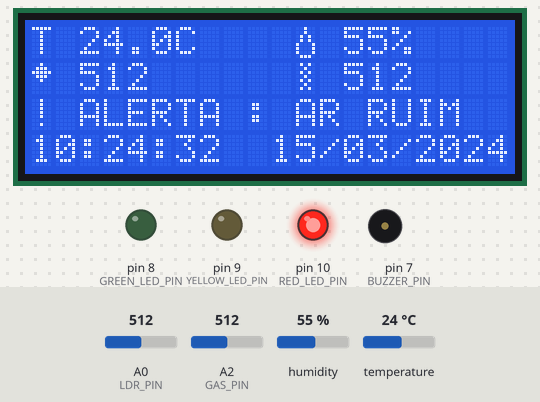
Bench run of a sketch on a simulated Arduino Uno, built with avr-gcc and run on an emulated ATmega328P. Parts: 20×4 character LCD, output pins drawn as LEDs (lit = HIGH), buzzer (waves = sounding, pin HIGH). The inputs (shaded band) are chosen by the test bench; at power-on: A2 (GAS_PIN) = 512, humidity 55 %, temperature 24 °C, A0 (LDR_PIN) = 512. The local clock reads 2024-03-15 10:24:30 at power-on unless the sketch sets it; what the sketch prints to the serial monitor is not drawn.

Above: at 3.3 s.
3.4 s: A2 (GAS_PIN) set to 414
At 6.3 s:
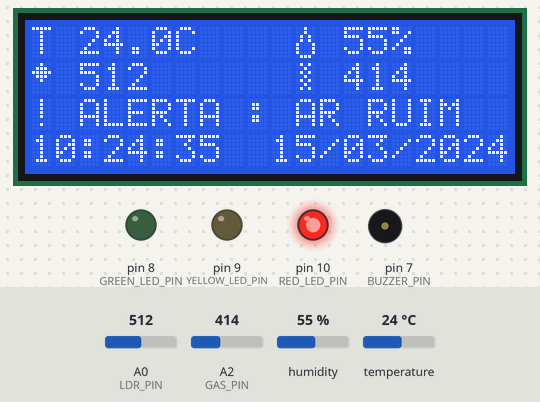
9.2 s: A2 (GAS_PIN) set to 385
At 12.0 s:
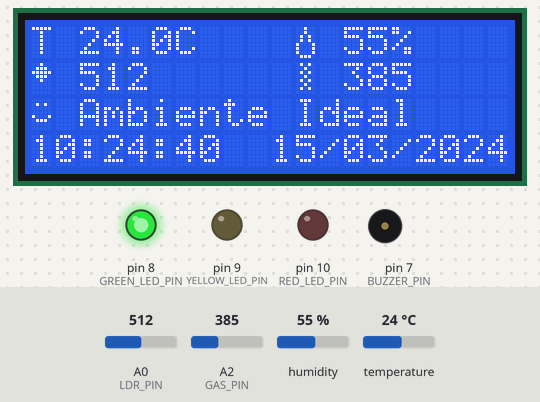
16.3 s: humidity set to 41 %
At 17.9 s:
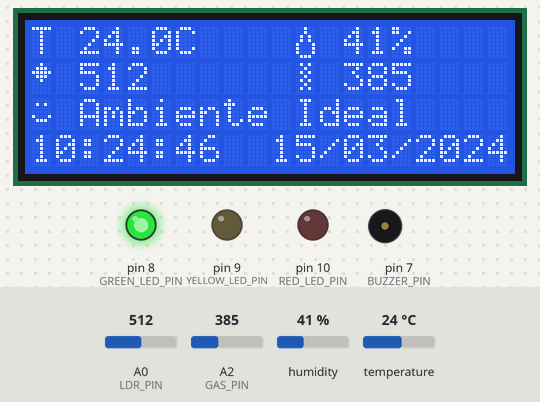
20.4 s: humidity set to 38 %
At 21.5 s:
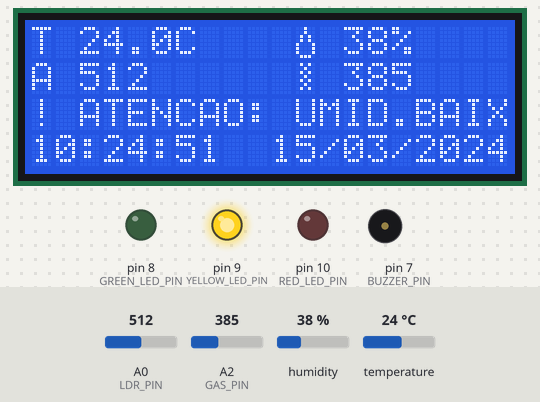
26.8 s: temperature set to 20.8 °C
At 29.82 s:
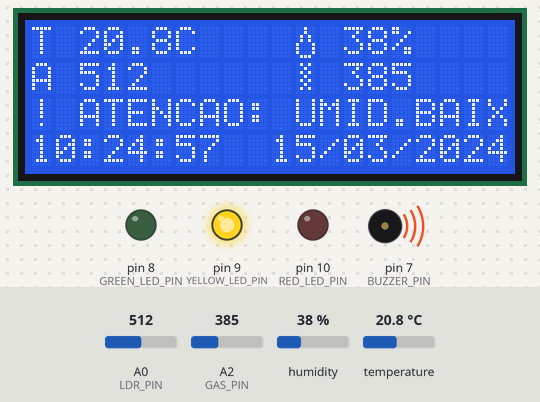
31.2 s: temperature set to 19.2 °C
At 33.4 s:
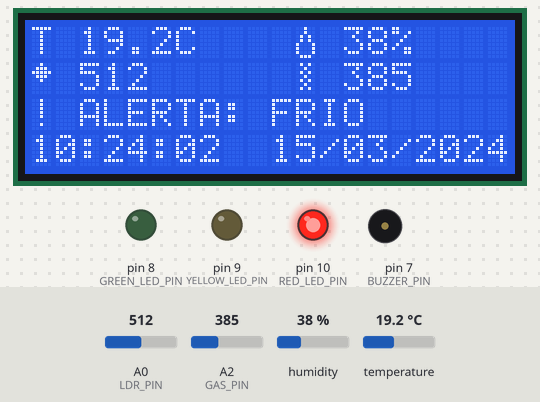
Timing chart, 0 to 39.2 s (numbered marks = the images above; inputs shaded):
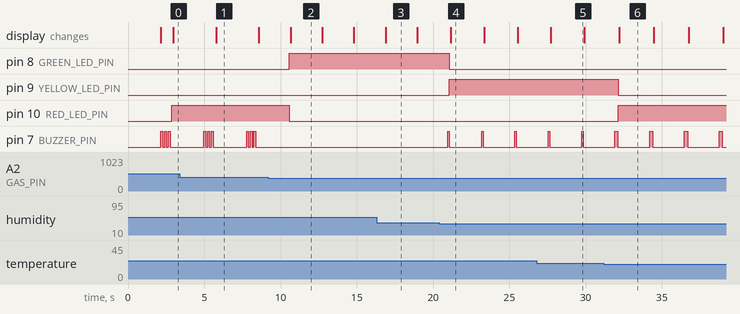

Measured:
- the behaviour switches between 400 and 399 on A2 (GAS_PIN) (found by bisection; images 1 and 2)
- the behaviour switches between 40 and 39 % on humidity (found by bisection; images 3 and 4)
- the behaviour switches between 20 and 19.9 °C on temperature (found by bisection; images 5 and 6)
- after the input at 9.2 s, pin 8 (GREEN_LED_PIN): LOW → HIGH after 1.4 s; pin 10 (RED_LED_PIN): HIGH → LOW after 1.4 s; pin 7 (BUZZER_PIN): stops changing and stays LOW; the display: changes after 1.5 s (image 2)
- after the input at 20.4 s, pin 8 (GREEN_LED_PIN): HIGH → LOW after 0.67 s; pin 9 (YELLOW_LED_PIN): LOW → HIGH after 0.67 s; pin 7 (BUZZER_PIN): alternates HIGH for 0.10 s and LOW for 2.1 s, starting after 0.57 s; the display: changes after 0.77 s (image 4)
- after the input at 31.2 s, pin 9 (YELLOW_LED_PIN): HIGH → LOW after 0.92 s; pin 10 (RED_LED_PIN): LOW → HIGH after 0.92 s; the display: changes after 1.0 s (image 6)

The sketch:

codigo.ino
```cpp
// ==========================================================
// WorkWell IoT – Estação de Bem-Estar Corporativa
// Objetivo: Monitorar temperatura, umidade, luz e qualidade do ar.
// Exibir alertas no LCD, LEDs e buzzer.
// Equipe:
// Giovanna Dias RM: 566647
// Maria Laura Pereira Druzeic RM: 566634
// Marianne Mukai RM: 568001
// ==========================================================

// Bibliotecas usadas
#include <Wire.h>
#include <LiquidCrystal_I2C.h>
#include <DHT.h>
#include <RTClib.h>

// Pinos dos sensores
#define DHT_PIN 2
#define DHT_TYPE DHT22
#define LDR_PIN A0
#define GAS_PIN A2

// LEDs de status
#define GREEN_LED_PIN 8
#define YELLOW_LED_PIN 9
#define RED_LED_PIN 10

// Buzzer
#define BUZZER_PIN 7

// Limites para alertas
const float TEMP_MIN = 20.0;
const float TEMP_MAX = 26.0;
const float HUMID_MIN = 40.0;
const float HUMID_MAX = 60.0;
const int LIGHT_MIN = 300;
const int GAS_MAX = 400;

// Ícones para o LCD
#define ICON_UMID 1
#define ICON_LUZ  2
#define ICON_AR   3
#define ICON_OK   4

// Desenhos dos ícones
byte iconUmid[8] = { B00100, B00100, B01010, B01010, B10001, B10001, B10001, B01110 };
byte iconLuz[8]  = { B00100, B01110, B11111, B01110, B00100, B00000, B00000, B00000 };
byte iconAr[8]   = { B01010, B00100, B01010, B00100, B01010, B00100, B01010, B00000 };
byte iconOk[8]   = { B00000, B01010, B00000, B00000, B10001, B01110, B00000, B00000 };

// Criação dos objetos
DHT dht(DHT_PIN, DHT_TYPE);
LiquidCrystal_I2C lcd(0x27, 20, 4);
RTC_DS3231 rtc;

// Variáveis para leituras
float g_temperatura = 0;
float g_umidade = 0;
int g_luminosidade = 0;
int g_qualidade_ar = 0;

// Controle de status
String g_lastLoggedStatus = "Ideal";
String g_currentStatusMessage = "Iniciando...";

// Estatísticas acumuladas
long g_totalLeituras = 0;
float g_somaTemp = 0;
float g_somaUmid = 0;
long g_somaLuz = 0;
long g_somaQualidadeAr = 0;

// Contadores de níveis
int g_contadorCritico = 0;
int g_contadorAtencao = 0;
int g_contadorConfortavel = 0;


// ==========================================================
// SETUP
// ==========================================================
void setup() {

  Serial.begin(9600);

  lcd.init();
  lcd.backlight();
  dht.begin();

  // Inicia o RTC
  if (!rtc.begin()) {
    lcd.print("Erro no RTC!");
    while (1); // trava se não funcionar
  }

  // Ajuste do relógio (descomentar apenas uma vez)
  // rtc.adjust(DateTime(F(__DATE__), F(__TIME__)));

  // Define pinos de saída
  pinMode(GREEN_LED_PIN, OUTPUT);
  pinMode(YELLOW_LED_PIN, OUTPUT);
  pinMode(RED_LED_PIN, OUTPUT);
  pinMode(BUZZER_PIN, OUTPUT);

  // Carrega os ícones no LCD
  lcd.createChar(ICON_UMID, iconUmid);
  lcd.createChar(ICON_LUZ, iconLuz);
  lcd.createChar(ICON_AR, iconAr);
  lcd.createChar(ICON_OK, iconOk);

  displayAnimatedWelcomeScreen();
  lcd.clear();
}


// ==========================================================
// LOOP PRINCIPAL
// ==========================================================
void loop() {

  readAllSensors();        // Lê todos os sensores
  updateComfortStatus();   // Verifica alertas e buzzer
  displayMonitoring();     // Mostra dados no LCD
  printDataToSerial();     // Envia dados para o Serial

  delay(2000);             // Aguarda 2 segundos
}


// ==========================================================
// FUNÇÕES
// ==========================================================

// Tela inicial animada
void displayAnimatedWelcomeScreen() {
  lcd.clear();
  lcd.setCursor(0, 0); lcd.print("    WorkWell IoT    ");
  lcd.setCursor(0, 1); lcd.print("Estacao de Bem-Estar");
  lcd.setCursor(0, 3); lcd.print("     Iniciando...   ");
  delay(2000);
}


// Lê temperatura, umidade, luz e gás
void readAllSensors() {

  float h = dht.readHumidity();
  float t = dht.readTemperature();

  // Só atualiza se leitura for válida
  if (!isnan(h) && !isnan(t)) {
    g_umidade = h;
    g_temperatura = t;

    g_totalLeituras++;
    g_somaTemp += t;
    g_somaUmid += h;
  }

  // Lê luminosidade e qualidade do ar
  g_luminosidade = analogRead(LDR_PIN);
  g_qualidade_ar = analogRead(GAS_PIN);

  g_somaLuz += g_luminosidade;
  g_somaQualidadeAr += g_qualidade_ar;
}


// Liga apenas o LED correspondente ao estado
void updateLEDs(int activeLedPin) {
  digitalWrite(GREEN_LED_PIN, LOW);
  digitalWrite(YELLOW_LED_PIN, LOW);
  digitalWrite(RED_LED_PIN, LOW);
  digitalWrite(activeLedPin, HIGH);
}


// Lógica de alertas + buzzer
void updateComfortStatus() {

  String msg = "";
  int statusCode = 0;

  // Alerta mais grave: qualidade do ar ruim
  if (g_qualidade_ar >= GAS_MAX) {

    msg = "ALERTA : AR RUIM";
    statusCode = 2;

    // Toca buzzer 3 vezes
    for (int i = 0; i < 3; i++) {
      digitalWrite(BUZZER_PIN, HIGH);
      delay(120);
      digitalWrite(BUZZER_PIN, LOW);
      delay(120);
    }
  }

  // Alertas críticos de temperatura
  else if (g_temperatura > TEMP_MAX) {
    msg = "ALERTA: CALOR";
    statusCode = 2;
    digitalWrite(BUZZER_PIN, HIGH); delay(200);
    digitalWrite(BUZZER_PIN, LOW);
  }
  else if (g_temperatura < TEMP_MIN) {
    msg = "ALERTA: FRIO";
    statusCode = 2;
    digitalWrite(BUZZER_PIN, HIGH); delay(200);
    digitalWrite(BUZZER_PIN, LOW);
  }

  // Nível de atenção (umidade ou luz)
  else if (g_umidade > HUMID_MAX) {
    msg = "ATENCAO: UMID.ALTA";
    statusCode = 1;
    digitalWrite(BUZZER_PIN, HIGH); delay(100);
    digitalWrite(BUZZER_PIN, LOW);
  }
  else if (g_umidade < HUMID_MIN) {
    msg = "ATENCAO: UMID.BAIXA";
    statusCode = 1;
    digitalWrite(BUZZER_PIN, HIGH); delay(100);
    digitalWrite(BUZZER_PIN, LOW);
  }
  else if (g_luminosidade <= LIGHT_MIN) {
    msg = "ATENCAO: LUZ FRACA";
    statusCode = 1;
    digitalWrite(BUZZER_PIN, HIGH); delay(100);
    digitalWrite(BUZZER_PIN, LOW);
  }

  // Tudo ideal
  else {
    msg = "Ambiente Ideal";
    statusCode = 0;
    digitalWrite(BUZZER_PIN, LOW);
  }

  g_currentStatusMessage = msg;

  // Acende o LED conforme o status
  if (statusCode == 0) updateLEDs(GREEN_LED_PIN);
  if (statusCode == 1) updateLEDs(YELLOW_LED_PIN);
  if (statusCode == 2) updateLEDs(RED_LED_PIN);

  // Só envia alerta no Serial se mudar
  if (msg != g_lastLoggedStatus) {
    DateTime now = rtc.now();
    Serial.println("--- ALERTA ---");
    Serial.println(now.toString("DD/MM/YYYY hh:mm:ss"));
    Serial.println(msg);
    Serial.println("---------------");
    g_lastLoggedStatus = msg;
  }
}


// Mostra dados no LCD
void displayMonitoring() {

  lcd.clear();
  DateTime now = rtc.now();

  // Temperatura e umidade
  lcd.setCursor(0, 0);
  lcd.print("T "); lcd.print(g_temperatura, 1); lcd.print("C");
  lcd.setCursor(11, 0); lcd.write(ICON_UMID);
  lcd.print(" "); lcd.print(g_umidade, 0); lcd.print("%");

  // Luz e ar
  lcd.setCursor(0, 1); lcd.write(ICON_LUZ);
  lcd.print(" "); lcd.print(g_luminosidade);
  lcd.setCursor(11, 1); lcd.write(ICON_AR);
  lcd.print(" "); lcd.print(g_qualidade_ar);

  // Status
  lcd.setCursor(0, 2);
  if (g_currentStatusMessage.startsWith("ALERTA") || g_currentStatusMessage.startsWith("ATENCAO"))
    lcd.print("!");
  else
    lcd.write(ICON_OK);

  lcd.print(" " + g_currentStatusMessage);

  // Hora e data
  lcd.setCursor(0, 3);
  lcd.print(now.toString("hh:mm:ss"));
  lcd.setCursor(10, 3);
  lcd.print(now.toString("DD/MM/YYYY"));
}


// Envia dados no Monitor Serial
void printDataToSerial() {
  Serial.print("Temp: "); Serial.print(g_temperatura);
  Serial.print(" | Umid: "); Serial.print(g_umidade);
  Serial.print(" | Luz: "); Serial.print(g_luminosidade);
  Serial.print(" | Ar: "); Serial.print(g_qualidade_ar);
  Serial.print(" | Status: "); Serial.println(g_currentStatusMessage);
}
```
